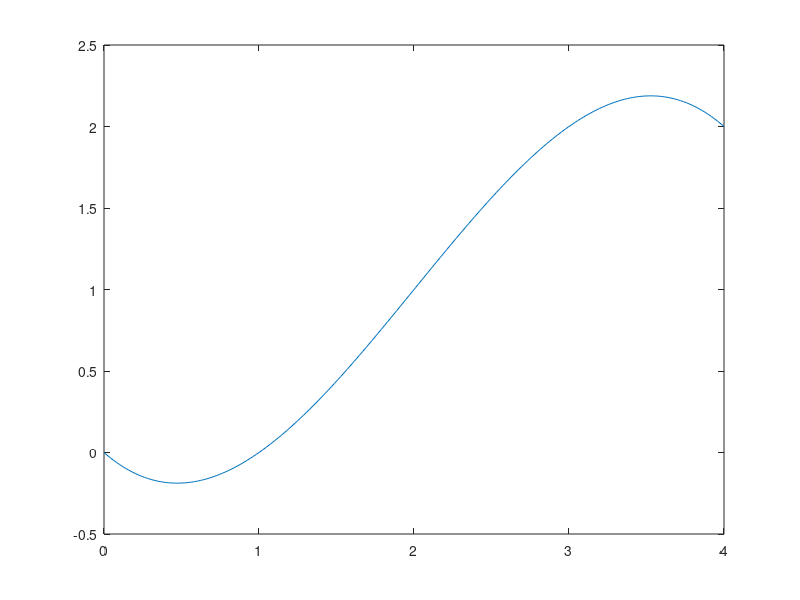

MATLAB code to generate this figure:
clc;clear
diary on
X=[0 1 3 4];
Y=[0 0 2 2];
x=linspace(0,4,200);
pp=spline(X,Y)

plot(x,ppval(pp,x));

pp.coefs

help spline

diary off
